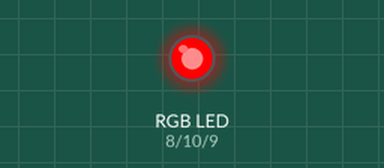
Recording of a sketch running on a simulated Arduino Uno, built with avr-gcc and run on an emulated ATmega328P. On the bench: an RGB LED mixed from three pins (HIGH = lit).

Above: at 0.5 s.
At 1.5 s:
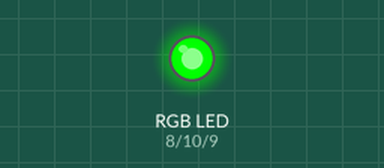
At 2.5 s:
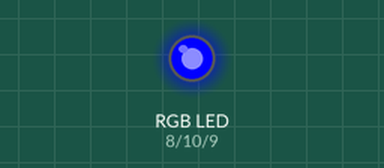
At 3.5 s:
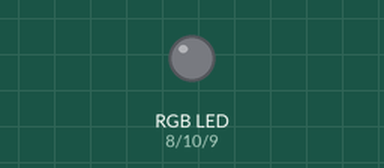
Timing chart, 0 to 5.2 s (numbered marks = the images above):
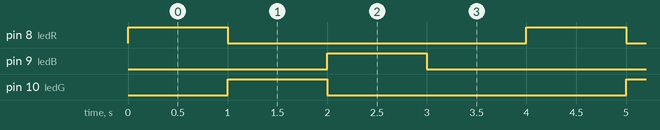

The sketch:

ligango_lrd_rgb.ino
```cpp
#define ledR 8
#define ledG 10
#define ledB 9

void setup() {
  pinMode(ledR,OUTPUT);
  pinMode(ledG,OUTPUT);
  pinMode(ledB,OUTPUT);

}

void loop() {
  digitalWrite(ledR, HIGH);
  delay(1000);
  digitalWrite(ledR, LOW);
  digitalWrite(ledG, HIGH);
  delay(1000);
  digitalWrite(ledG, LOW);
  digitalWrite(ledB, HIGH);
  delay(1000);
  digitalWrite(ledB, LOW);
  delay(1000);


}
```

Measured:
- by itself, pin 8 (ledR), pin 9 (ledB), pin 10 (ledG): alternates HIGH for 1.0 s and LOW for 3.0 s
- by itself, everything shown: repeats every 4.0 s, in 4 steps
